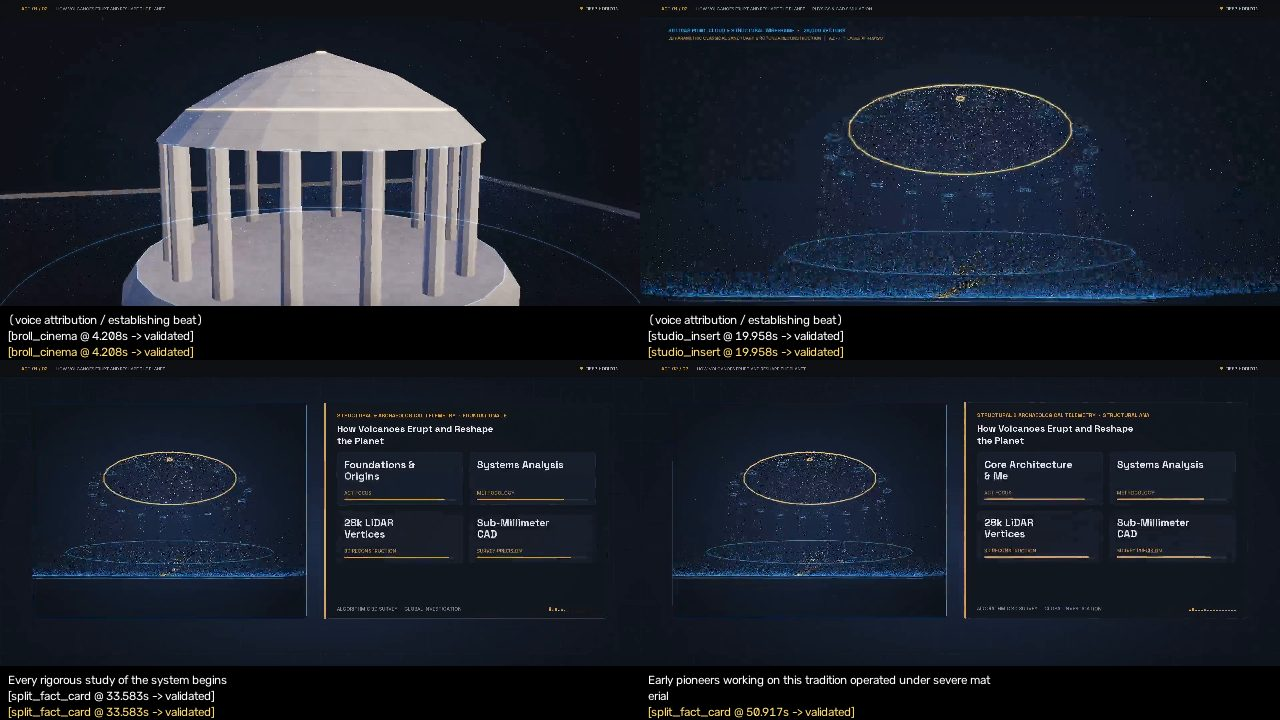
#> input picture qa_evidence/01_science_education_sheet.jpg, 1280 x 720 px
$ python -i finish.py   (imports and definitions only)   (older library calls are emulated)
#> lines starting #> are read from the running program, lines starting #| are printed output that depends on the picture
#> further down, picture is the input picture: shape (720, 1280, 3); mean B, G, R 45.2, 35.1, 30.1
"""Optical finishing primitives for pure-code cinema frames (post-raster, pre-grain).

These helpers operate on clean, grain-free RGB uint8 plates (the engine's native channel
order, matching the ``rgb24`` encoder pipe) *before* the Rec.709 print LUT and archival
grain are applied in ``StudioCharacterAnimator._finish_cinema_frame``, so grain is never
sharpened and broadcast color means stay invariant.

`edge_adaptive_sharpen`
    Halo-controlled unsharp mask gated by a luma-gradient edge map. Flat twilight skies,
    starfields and vignettes are left untouched; architectural silhouette edges, masonry
    courses, LiDAR contours and GIS coastlines recover the crispness lost when internal
    half-resolution rasterizers upscale to 1080p.
"""

from __future__ import annotations

import cv2
import numpy as np


def edge_adaptive_sharpen(
    img_rgb: np.ndarray,
    amount: float = 0.55,
    blur_sigma: float = 1.15,
    edge_ramp: float = 46.0,
    edge_smooth_sigma: float = 1.25,
    max_contribution: float = 34.0,
) -> np.ndarray:
    """Sharpen real geometry edges while protecting flat gradients from noise amplification.

    Parameters
    ----------
    img_rgb:
        RGB uint8 plate (any resolution), grain-free preferred.
    amount:
        Peak unsharp strength applied at a full-confidence edge.
    blur_sigma:
        Gaussian radius of the low-pass reference; smaller = tighter, more local crispness.
    edge_ramp:
        Gradient-magnitude value (0-255 luma scale) at which edge confidence reaches 1.0.
    edge_smooth_sigma:
        Softens the edge gate so the sharpen/unsharpen boundary itself never becomes visible.
    max_contribution:
        Per-channel clamp on the sharpening delta, suppressing halo rings around hot edges.

    Returns
    -------
    np.ndarray
        RGB uint8 plate, same shape, same broad color statistics.
    """
#> called with amount = 0.55, blur_sigma = 1.15, edge_ramp = 46, edge_smooth_sigma = 1.25, max_contribution = 34
    if img_rgb.ndim != 3 or img_rgb.shape[2] != 3:
        return img_rgb
    f = img_rgb.astype(np.float32)

    low = cv2.GaussianBlur(f, (0, 0), blur_sigma)
    highpass = f - low
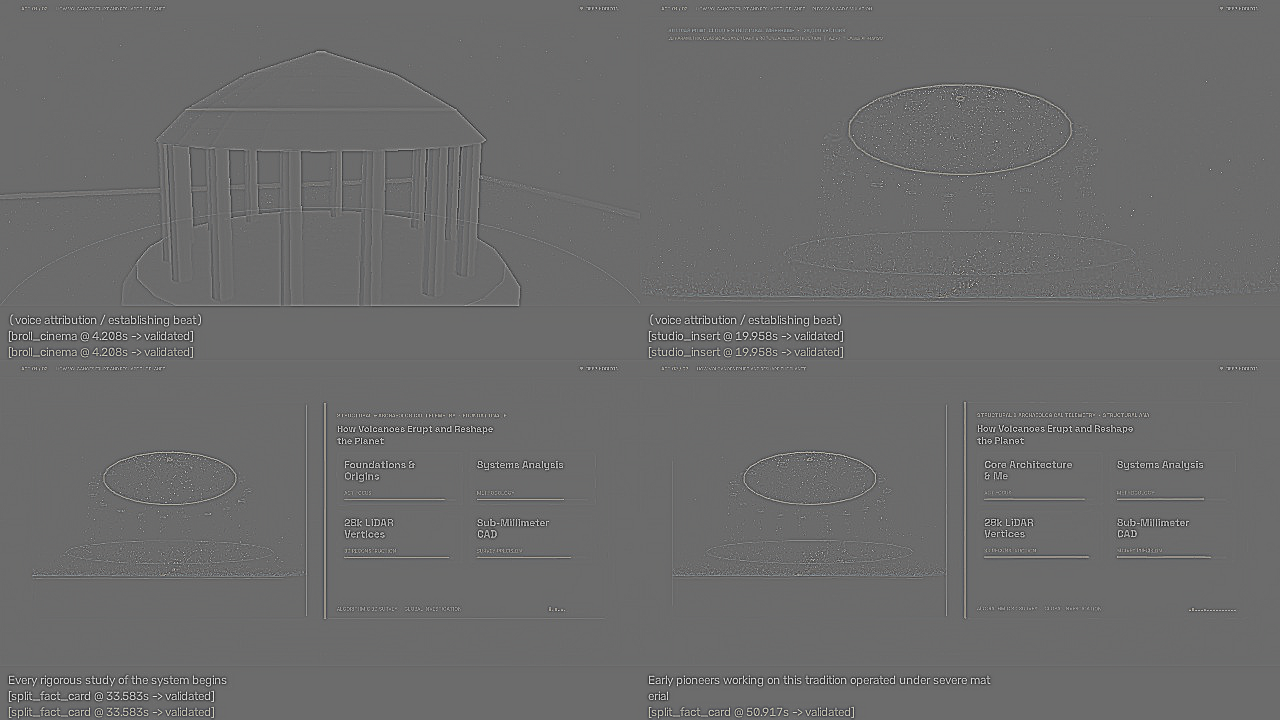
#> highpass: shape (720, 1280, 3) float32; mean B, G, R 0, 0, 0; drawn with min black and max white

    # Rec.709 luma straight from RGB (avoid cvtColor's BGR assumption), float32 for OpenCV.
    luma = (
        img_rgb[..., 0].astype(np.float32) * 0.2126
        + img_rgb[..., 1].astype(np.float32) * 0.7152
        + img_rgb[..., 2].astype(np.float32) * 0.0722
    )
    gx = cv2.Sobel(luma, cv2.CV_32F, 1, 0, ksize=3)
    gy = cv2.Sobel(luma, cv2.CV_32F, 0, 1, ksize=3)
    grad = cv2.magnitude(gx, gy)
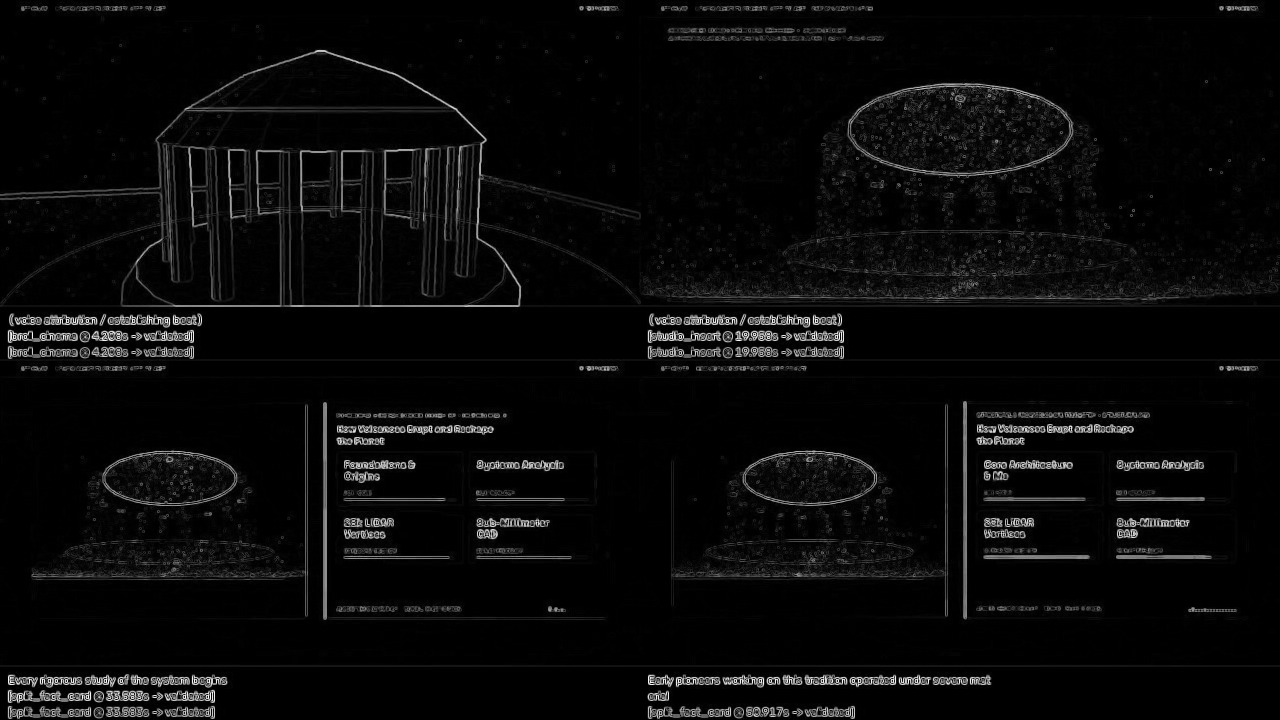
#> grad: shape (720, 1280) float32; min 0, max 1041.4, mean 40.8; drawn with min black and max white
    edge_gate = np.clip(grad / max(1.0, edge_ramp), 0.0, 1.0)
    edge_gate = cv2.GaussianBlur(edge_gate, (0, 0), edge_smooth_sigma)[..., None]
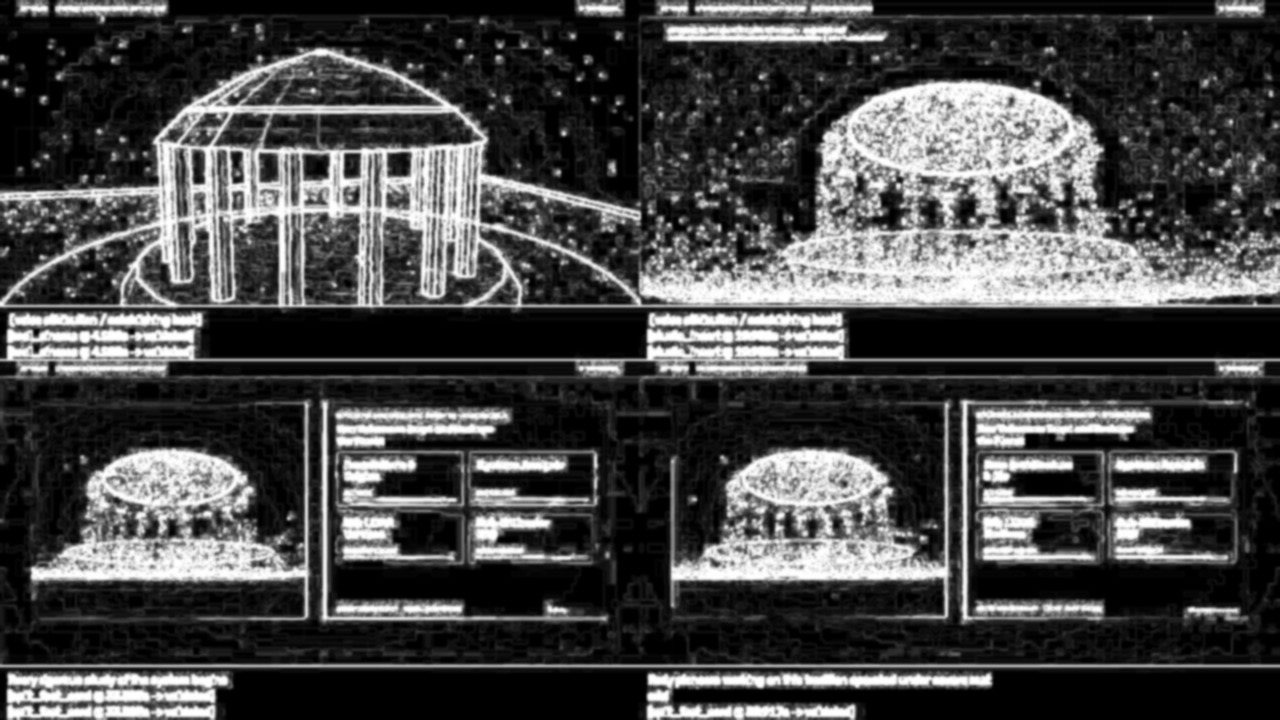
#> edge_gate: shape (720, 1280, 1) float32; min 0, max 1, mean 0.282

    delta = np.clip(highpass * (amount * edge_gate), -max_contribution, max_contribution)
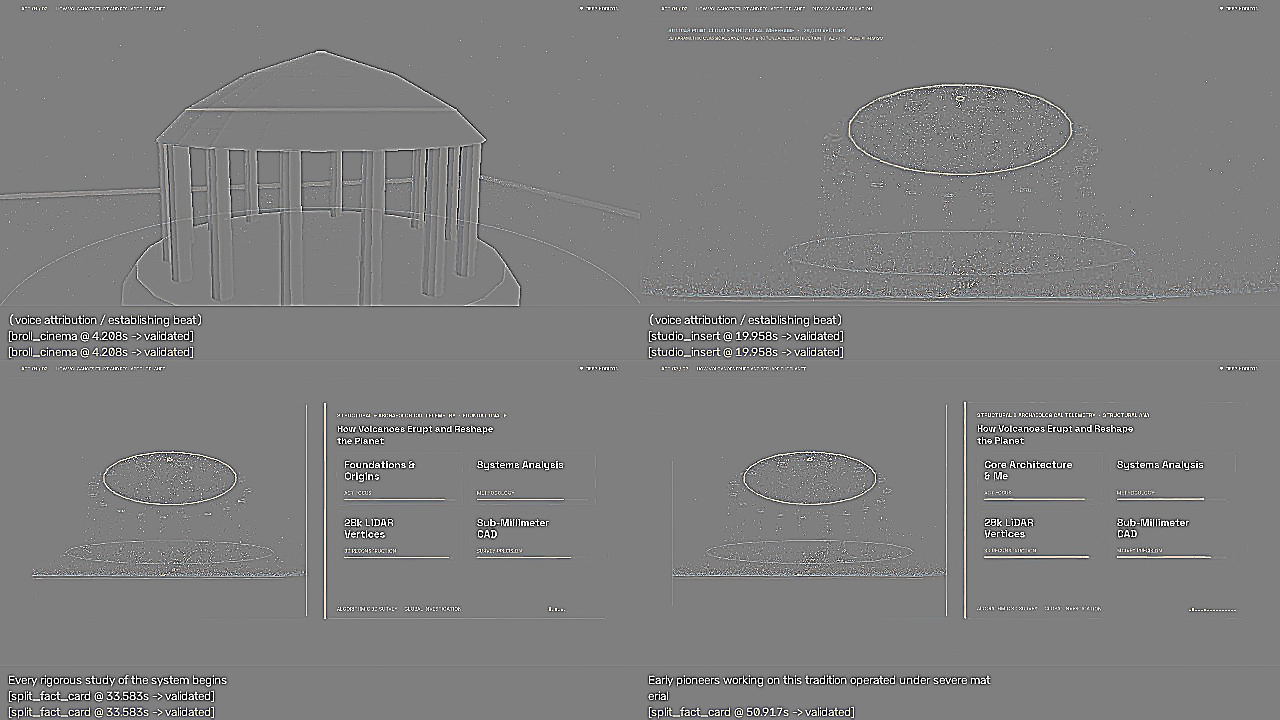
#> delta: shape (720, 1280, 3) float32; mean B, G, R -0.1, -0.1, -0.1; drawn with min black and max white
    return np.clip(f + delta, 0.0, 255.0).astype(np.uint8)


def upscale_plate(
    img_rgb: np.ndarray,
    target_w: int,
    target_h: int,
) -> np.ndarray:
    """High-quality plate upscale.

    Lanczos-4 for upscaling (tighter than bicubic, minimal ringing); area averaging when
    downscaling (true low-pass, no aliasing) so supersampled internal buffers collapse
    cleanly onto the delivery raster.
    """
    h, w = img_rgb.shape[:2]
    if (w, h) == (target_w, target_h):
        return img_rgb
    if target_w < w or target_h < h:
        interp = cv2.INTER_AREA
    else:
        interp = cv2.INTER_LANCZOS4
    return cv2.resize(img_rgb, (target_w, target_h), interpolation=interp)

>>> import cv2
>>> picture = cv2.imread('../../qa_evidence/01_science_education_sheet.jpg')
>>> result = edge_adaptive_sharpen(picture)
